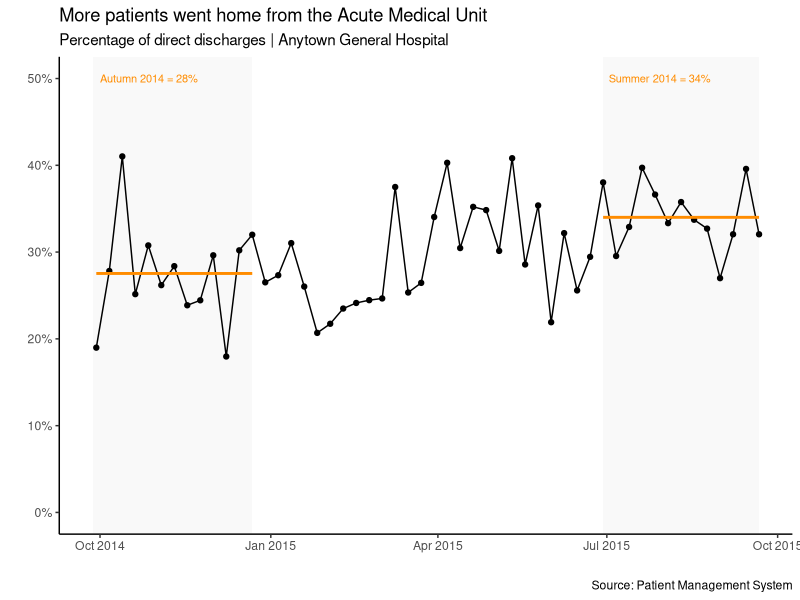

Recreate this plot in R.

# Draw an annotated chart of the weekly AMU in-reach data -----------------


# Step 0 - load the packages ----------------------------------------------

library(tidyverse)
library(readxl)
library(scales)


# Step 1 - import the data ------------------------------------------------

df_01 <-
  read_xlsx("data/inreach_weekly_data.xlsx")


# Step 2 - calculate the weekly percentages -------------------------------

df_01a <-
  df_01 |> 
  mutate(weekly_percentage = discharged_home / total)


# Step 3 - calculate the constants ----------------------------------------

mean_autumn_2014 <-
  df_01a |> 
  filter(discharge_week <= '2014-12-22') |> 
  summarize(mean_autumn_2014 = sum(discharged_home) / sum(total))

sd_autumn_2014 <-
  df_01a |> 
  filter(discharge_week <= '2014-12-22') |> 
  summarize(sd_autumn_24 = sd(weekly_percentage))

lcl_autumn_2014 <-
  mean_autumn_2014 - (1.96 * sd_autumn_2014)

ucl_autumn_2014 <-
  mean_autumn_2014 + (1.96 * sd_autumn_2014)

mean_summer_2015 <-
  df_01a |> 
  filter(discharge_week >= '2015-06-29') |> 
  summarize(mean_summer_2015 = sum(discharged_home) / sum(total))

sd_summer_2015 <-
  df_01a |> 
  filter(discharge_week >= '2015-06-29') |> 
  summarize(sd_summer_2015 = sd(weekly_percentage))

lcl_summer_2015 <-
  mean_summer_2015 - (1.96 * sd_summer_2015)

ucl_summer_2015 <-
  mean_summer_2015 + (1.96 * sd_summer_2015)


# Step 4 - add the constants to the dataframe -----------------------------

df_01b <-
  df_01a |> 
  mutate(first_mean = if_else(discharge_week <= '2014-12-22',
                              mean_autumn_2014,
                              NA)) |> 
  mutate(first_lcl = if_else(discharge_week <= '2014-12-22',
                              lcl_autumn_2014,
                              NA)) |> 
  mutate(first_ucl = if_else(discharge_week <= '2014-12-22',
                              ucl_autumn_2014,
                              NA)) |> 
  mutate(second_mean = if_else(discharge_week >= '2015-06-29',
                              mean_summer_2015,
                              NA)) |> 
  mutate(second_lcl = if_else(discharge_week >= '2015-06-29',
                             lcl_summer_2015,
                             NA)) |> 
  mutate(second_ucl = if_else(discharge_week >= '2015-06-29',
                             ucl_summer_2015,
                             NA))


# Step 5 - draw the chart -------------------------------------------------

ggplot(data = df_01b) +
  annotate("rect", 
           xmin = as.POSIXct('2014-09-27'), 
           xmax = as.POSIXct('2014-12-22'), 
           ymin = -Inf, 
           ymax = Inf,
           fill = "#EAEAEA",
           alpha = 0.25) +
  annotate("rect", 
           xmin = as.POSIXct('2015-06-29'), 
           xmax = as.POSIXct('2015-09-21'), 
           ymin = -Inf, 
           ymax = Inf,
           fill = "#EAEAEA",
           alpha = 0.25) +
  aes(x = discharge_week) +
  geom_line(aes(y = weekly_percentage)) +
  geom_point(aes(y = weekly_percentage)) +
  geom_line(aes(y = first_mean$mean_autumn_2014),
            colour = "darkorange",
            linewidth = 1) +
  #geom_line(aes(y = first_lcl$mean_autumn_2014),
            #linetype = "dashed",
            #colour = "grey") +
  #geom_line(aes(y = first_ucl$mean_autumn_2014),
            #linetype = "dashed",
            #colour = "grey") +
  geom_line(aes(y = second_mean$mean_summer_2015),
            colour = "darkorange",
            linewidth = 1) +
  #geom_line(aes(y = second_lcl$mean_summer_2015),
            #linetype = "dashed",
            #colour = "grey") +
  #geom_line(aes(y = second_ucl$mean_summer_2015),
            #linetype = "dashed",
            #colour = "grey") +
  annotate("text", 
           x = as.POSIXct('2014-10-01'),
           y = 0.5, 
           label = "Autumn 2014 = 28%",
           size = 2.8,
           hjust = 0,
           colour = "darkorange") +
  annotate("text", 
           x = as.POSIXct('2015-07-02'),
           y = 0.5, 
           label = "Summer 2014 = 34%",
           size = 2.8,
           hjust = 0,
           colour = "darkorange") +
  scale_y_continuous(limits = c(0, 0.5),
                     breaks = seq(0, 0.5, 0.1),
                     labels = percent) +
  labs(title = "More patients went home from the Acute Medical Unit",
       subtitle = "Percentage of direct discharges | Anytown General Hospital",
       x = "",
       y = "",
       caption = "Source: Patient Management System") +
  theme_classic()
  
